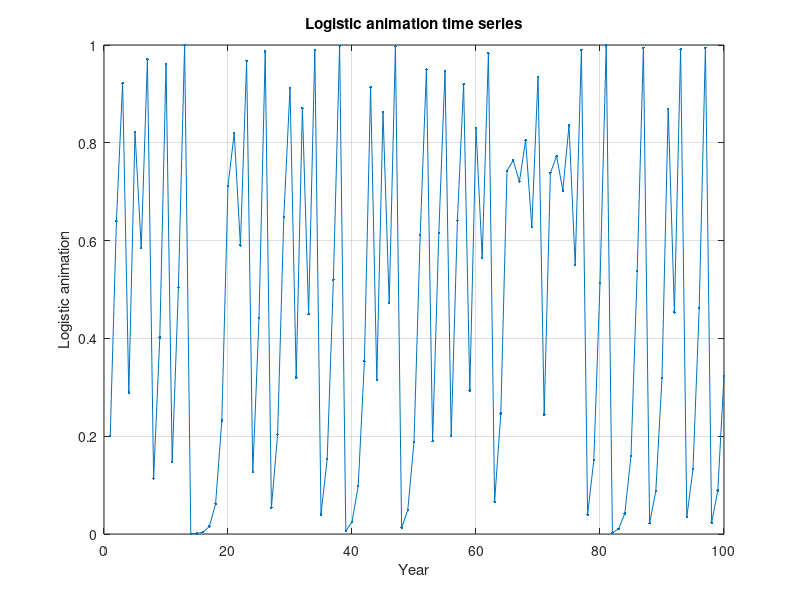
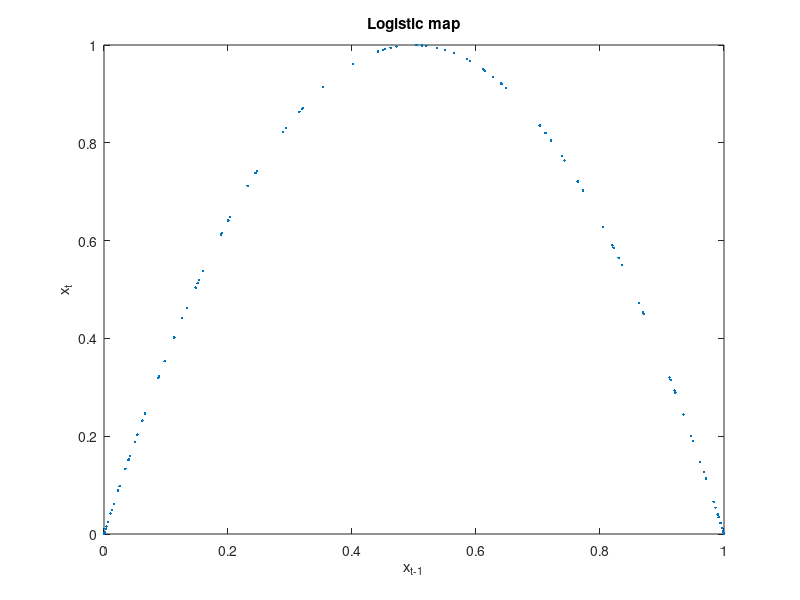
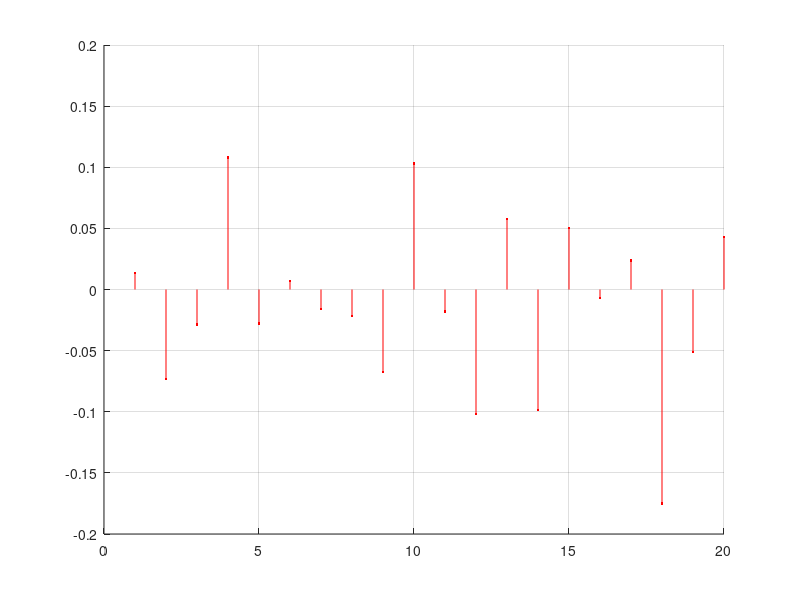

MATLAB code for these plots, in order: (Note: this script raises an error after producing the figures.)
%% Psarras Dimitrios
% Chapter 6: Exercise 3

clear; clc; close all;

N = 100;
x_data = zeros(100,1);
x_data(1) = 0.2;
year = linspace(1,N,N);

for i=2:year(N)
    x_data(i) = 4*x_data(i-1)*(1-x_data(i-1));
end

figure(1);
grid on;
plot(year,x_data,'.-')
title('Logistic animation time series')
xlabel('Year')
ylabel('Logistic animation')
grid on

figure(2);
grid on
plot(x_data(1:N-1),x_data(2:N),'.')
title('Logistic map')
xlabel('x_{t-1}')
ylabel('x_{t}')

lag = 20;

x_bar = mean(x_data);

sum1 = 0;
sum2 = 0;
rho_corr = zeros(1,lag);
for m=1:lag
    for o=m+1:N
        sum1 = sum1 + ((x_data(o)-x_bar)*(x_data(o-m)-x_bar));
        sum2 = sum2 + (x_data(o)-x_bar)^2;
    end
    rho_corr(1,m) = (sum1)/(sum2);
    sum1 = 0;
    sum2 = 0;
end

figure(3);
grid on
hold on
plot(rho_corr,'r.')
for l=1:lag
    plot([l,l],[0,rho_corr(1,l)],'r-')
end
yline(2/sqrt(N),'b');
yline(-2/sqrt(N),'b');
yline(0);
title('Autocorreletion Function')
xlabel('\tau')
ylabel('Sample Autocorreletion')
hold off